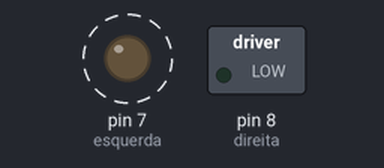
A sketch run on a simulated Arduino Uno, built with avr-gcc and run on an emulated ATmega328P. Shown: switched loads named in the sketch (green lamp = pin HIGH), output pins drawn as LEDs (lit = HIGH). Dashed ring = blinking.

Above: at 0.5 s.
Timing chart, 0 to 4.8 s (numbered marks = the images above):
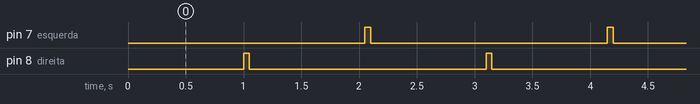

The sketch:

gira_motor_dc_nos_dois_sentidos.ino
```cpp
int esquerda = 7;
int direita = 8;

void setup(){

  pinMode(esquerda, OUTPUT);
  pinMode(direita, OUTPUT);
  digitalWrite(esquerda, LOW);
  digitalWrite(direita, LOW);
}


void loop(){

  int tempo = 50;
  paraMotor();

  // gira para direita
  digitalWrite(esquerda, LOW);
  digitalWrite(direita, HIGH);
  delay(tempo);

  paraMotor();

  // gira para esquerda
  digitalWrite(esquerda, HIGH);
  digitalWrite(direita, LOW);
  delay(tempo);

}

void paraMotor(){
  digitalWrite(esquerda, LOW);
  digitalWrite(direita, LOW);
  delay(1000);
}
```

Measured:
- by itself, pin 7 (esquerda), pin 8 (direita): alternates HIGH for 0.05 s and LOW for 2.1 s
- by itself, everything shown: repeats every 2.1 s, in 4 steps
